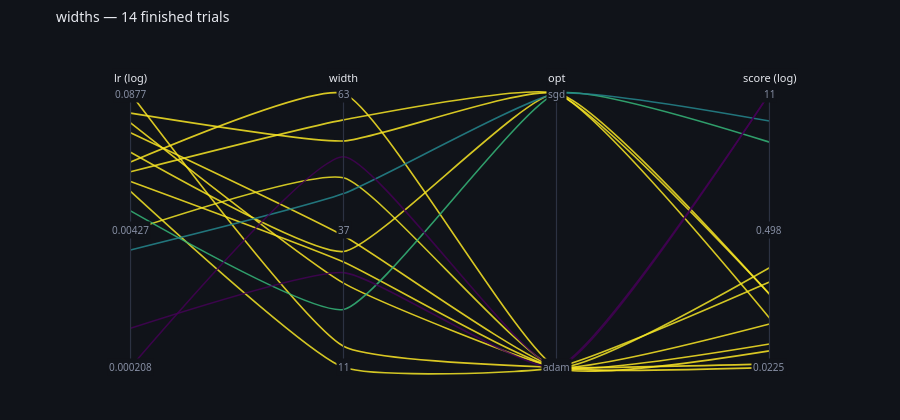

This figure's notebook cell:
### Markdown cell above
## Parallel coordinates

Every finished trial is a **curve** across the knobs, coloured by its score. It
is the one picture that shows a *region* of the space rather than one knob at a
time — where the good curves bunch together is where to look next.

Drawn by hand out of splines rather than with plotly's `Parcoords`, which only
draws straight segments. What that costs is `Parcoords`' brushing; what it buys
is that a trial reads as one continuous thing instead of a zigzag, which is
what makes a bundle visible as a bundle.

A curve here claims nothing: a point exists only where it crosses an axis, and
it crosses at the value it has. The axis for a knob whose values span more than
fifty-fold is drawn in log, which is how it was almost certainly searched.

`goal` decides which end of the colour scale is good, and it is a parameter
rather than a guess: getting it backwards is the quietest lie a figure can
tell — everything is drawn, nothing raises, and the region you read as
promising is the one to stay away from.

### Code cell
coordinates(store, space, study=STUDY, goal="min")

### Figure 1 — Plotly figure (JSON) as saved in the notebook; plotly's stock layout.template omitted (floating-point values rounded to 4 significant figures)
{"data": [{"hovertemplate": "<b>trial 17</b><br>lr 0.0459<br>width 27<br>opt adam<br>score 0.02251<extra></extra>", "line": {"color": "rgb(253, 231, 37)", "shape": "spline", "smoothing": 0.45, "width": 1.6}, "mode": "lines", "opacity": 0.85, "showlegend": false, "type": "scatter", "x": [0, 1, 2, 3], "y": [0.8929, 0.3077, 0.0, 0.0]}, {"hovertemplate": "<b>trial 1</b><br>lr 0.0877<br>width 15<br>opt adam<br>score 0.02434<extra></extra>", "line": {"color": "rgb(253, 231, 37)", "shape": "spline", "smoothing": 0.45, "width": 1.6}, "mode": "lines", "opacity": 0.85, "showlegend": false, "type": "scatter", "x": [0, 1, 2, 3], "y": [1.0, 0.07692, 0.0, 0.01264]}, {"hovertemplate": "<b>trial 22</b><br>lr 0.0193<br>width 63<br>opt adam<br>score 0.0327<extra></extra>", "line": {"color": "rgb(252, 231, 37)", "shape": "spline", "smoothing": 0.45, "width": 1.6}, "mode": "lines", "opacity": 0.85, "showlegend": false, "type": "scatter", "x": [0, 1, 2, 3], "y": [0.75, 1.0, 0.0, 0.06031]}, {"hovertemplate": "<b>trial 6</b><br>lr 0.037<br>width 36<br>opt adam<br>score 0.03822<extra></extra>", "line": {"color": "rgb(252, 231, 37)", "shape": "spline", "smoothing": 0.45, "width": 1.6}, "mode": "lines", "opacity": 0.85, "showlegend": false, "type": "scatter", "x": [0, 1, 2, 3], "y": [0.8571, 0.4808, 0.0, 0.08548]}, {"hovertemplate": "<b>trial 29</b><br>lr 0.0126<br>width 31<br>opt adam<br>score 0.0599<extra></extra>", "line": {"color": "rgb(251, 231, 37)", "shape": "spline", "smoothing": 0.45, "width": 1.6}, "mode": "lines", "opacity": 0.85, "showlegend": false, "type": "scatter", "x": [0, 1, 2, 3], "y": [0.6786, 0.3846, 0.0, 0.158]}, {"hovertemplate": "<b>trial 14</b><br>lr 0.0569<br>width 54<br>opt sgd<br>score 0.06884<extra></extra>", "line": {"color": "rgb(250, 231, 37)", "shape": "spline", "smoothing": 0.45, "width": 1.6}, "mode": "lines", "opacity": 0.85, "showlegend": false, "type": "scatter", "x": [0, 1, 2, 3], "y": [0.9286, 0.8269, 1.0, 0.1805]}, {"hovertemplate": "<b>trial 9</b><br>lr 0.024<br>width 33<br>opt sgd<br>score 0.118<extra></extra>", "line": {"color": "rgb(247, 230, 37)", "shape": "spline", "smoothing": 0.45, "width": 1.6}, "mode": "lines", "opacity": 0.85, "showlegend": false, "type": "scatter", "x": [0, 1, 2, 3], "y": [0.7857, 0.4231, 1.0, 0.2674]}, {"hovertemplate": "<b>trial 2</b><br>lr 0.0156<br>width 58<br>opt sgd<br>score 0.1185<extra></extra>", "line": {"color": "rgb(247, 230, 37)", "shape": "spline", "smoothing": 0.45, "width": 1.6}, "mode": "lines", "opacity": 0.85, "showlegend": false, "type": "scatter", "x": [0, 1, 2, 3], "y": [0.7143, 0.9038, 1.0, 0.2681]}, {"hovertemplate": "<b>trial 13</b><br>lr 0.0101<br>width 11<br>opt adam<br>score 0.1551<extra></extra>", "line": {"color": "rgb(245, 230, 38)", "shape": "spline", "smoothing": 0.45, "width": 1.6}, "mode": "lines", "opacity": 0.85, "showlegend": false, "type": "scatter", "x": [0, 1, 2, 3], "y": [0.6429, 0.0, 0.0, 0.3116]}, {"hovertemplate": "<b>trial 10</b><br>lr 0.00427<br>width 47<br>opt adam<br>score 0.2146<extra></extra>", "line": {"color": "rgb(242, 230, 38)", "shape": "spline", "smoothing": 0.45, "width": 1.6}, "mode": "lines", "opacity": 0.85, "showlegend": false, "type": "scatter", "x": [0, 1, 2, 3], "y": [0.5, 0.6923, 0.0, 0.3641]}, {"hovertemplate": "<b>trial 5</b><br>lr 0.00657<br>width 22<br>opt sgd<br>score 3.678<extra></extra>", "line": {"color": "rgb(54, 183, 121)", "shape": "spline", "smoothing": 0.45, "width": 1.6}, "mode": "lines", "opacity": 0.85, "showlegend": false, "type": "scatter", "x": [0, 1, 2, 3], "y": [0.5714, 0.2115, 1.0, 0.8227]}, {"hovertemplate": "<b>trial 0</b><br>lr 0.00277<br>width 44<br>opt sgd<br>score 5.924<extra></extra>", "line": {"color": "rgb(37, 135, 141)", "shape": "spline", "smoothing": 0.45, "width": 1.6}, "mode": "lines", "opacity": 0.85, "showlegend": false, "type": "scatter", "x": [0, 1, 2, 3], "y": [0.4286, 0.6346, 1.0, 0.8997]}, {"hovertemplate": "<b>trial 3</b><br>lr 0.000493<br>width 29<br>opt adam<br>score 10.98<extra></extra>", "line": {"color": "rgb(68, 3, 85)", "shape": "spline", "smoothing": 0.45, "width": 1.6}, "mode": "lines", "opacity": 0.85, "showlegend": false, "type": "scatter", "x": [0, 1, 2, 3], "y": [0.1429, 0.3462, 0.0, 0.9993]}, {"hovertemplate": "<b>trial 4</b><br>lr 0.000208<br>width 51<br>opt adam<br>score 11.03<extra></extra>", "line": {"color": "rgb(68, 1, 84)", "shape": "spline", "smoothing": 0.45, "width": 1.6}, "mode": "lines", "opacity": 0.85, "showlegend": false, "type": "scatter", "x": [0, 1, 2, 3], "y": [0.0, 0.7692, 0.0, 1.0]}], "layout": {"annotations": [{"bgcolor": "#101319", "font": {"color": "#e7e9ef", "family": "system-ui, -apple-system, Segoe UI, Roboto, sans-serif", "size": 11}, "showarrow": false, "text": "lr (log)", "x": 0, "xanchor": "center", "xref": "x", "y": 1.06, "yanchor": "middle", "yref": "y"}, {"bgcolor": "#101319", "font": {"color": "#868ea3", "family": "system-ui, -apple-system, Segoe UI, Roboto, sans-serif", "size": 10}, "showarrow": false, "text": "0.000208", "x": 0, "xanchor": "center", "xref": "x", "y": 0.0, "yanchor": "middle", "yref": "y"}, {"bgcolor": "#101319", "font": {"color": "#868ea3", "family": "system-ui, -apple-system, Segoe UI, Roboto, sans-serif", "size": 10}, "showarrow": false, "text": "0.00427", "x": 0, "xanchor": "center", "xref": "x", "y": 0.5, "yanchor": "middle", "yref": "y"}, {"bgcolor": "#101319", "font": {"color": "#868ea3", "family": "system-ui, -apple-system, Segoe UI, Roboto, sans-serif", "size": 10}, "showarrow": false, "text": "0.0877", "x": 0, "xanchor": "center", "xref": "x", "y": 1.0, "yanchor": "middle", "yref": "y"}, {"bgcolor": "#101319", "font": {"color": "#e7e9ef", "family": "system-ui, -apple-system, Segoe UI, Roboto, sans-serif", "size": 11}, "showarrow": false, "text": "width", "x": 1, "xanchor": "center", "xref": "x", "y": 1.06, "yanchor": "middle", "yref": "y"}, {"bgcolor": "#101319", "font": {"color": "#868ea3", "family": "system-ui, -apple-system, Segoe UI, Roboto, sans-serif", "size": 10}, "showarrow": false, "text": "11", "x": 1, "xanchor": "center", "xref": "x", "y": 0.0, "yanchor": "middle", "yref": "y"}, {"bgcolor": "#101319", "font": {"color": "#868ea3", "family": "system-ui, -apple-system, Segoe UI, Roboto, sans-serif", "size": 10}, "showarrow": false, "text": "37", "x": 1, "xanchor": "center", "xref": "x", "y": 0.5, "yanchor": "middle", "yref": "y"}, {"bgcolor": "#101319", "font": {"color": "#868ea3", "family": "system-ui, -apple-system, Segoe UI, Roboto, sans-serif", "size": 10}, "showarrow": false, "text": "63", "x": 1, "xanchor": "center", "xref": "x", "y": 1.0, "yanchor": "middle", "yref": "y"}, {"bgcolor": "#101319", "font": {"color": "#e7e9ef", "family": "system-ui, -apple-system, Segoe UI, Roboto, sans-serif", "size": 11}, "showarrow": false, "text": "opt", "x": 2, "xanchor": "center", "xref": "x", "y": 1.06, "yanchor": "middle", "yref": "y"}, {"bgcolor": "#101319", "font": {"color": "#868ea3", "family": "system-ui, -apple-system, Segoe UI, Roboto, sans-serif", "size": 10}, "showarrow": false, "text": "adam", "x": 2, "xanchor": "center", "xref": "x", "y": 0.0, "yanchor": "middle", "yref": "y"}, {"bgcolor": "#101319", "font": {"color": "#868ea3", "family": "system-ui, -apple-system, Segoe UI, Roboto, sans-serif", "size": 10}, "showarrow": false, "text": "sgd", "x": 2, "xanchor": "center", "xref": "x", "y": 1.0, "yanchor": "middle", "yref": "y"}, {"bgcolor": "#101319", "font": {"color": "#e7e9ef", "family": "system-ui, -apple-system, Segoe UI, Roboto, sans-serif", "size": 11}, "showarrow": false, "text": "score (log)", "x": 3, "xanchor": "center", "xref": "x", "y": 1.06, "yanchor": "middle", "yref": "y"}, {"bgcolor": "#101319", "font": {"color": "#868ea3", "family": "system-ui, -apple-system, Segoe UI, Roboto, sans-serif", "size": 10}, "showarrow": false, "text": "0.0225", "x": 3, "xanchor": "center", "xref": "x", "y": 0.0, "yanchor": "middle", "yref": "y"}, {"bgcolor": "#101319", "font": {"color": "#868ea3", "family": "system-ui, -apple-system, Segoe UI, Roboto, sans-serif", "size": 10}, "showarrow": false, "text": "0.498", "x": 3, "xanchor": "center", "xref": "x", "y": 0.5, "yanchor": "middle", "yref": "y"}, {"bgcolor": "#101319", "font": {"color": "#868ea3", "family": "system-ui, -apple-system, Segoe UI, Roboto, sans-serif", "size": 10}, "showarrow": false, "text": "11", "x": 3, "xanchor": "center", "xref": "x", "y": 1.0, "yanchor": "middle", "yref": "y"}], "font": {"color": "#e7e9ef", "family": "system-ui, -apple-system, Segoe UI, Roboto, sans-serif", "size": 12}, "height": 420, "hoverlabel": {"align": "left", "bgcolor": "#1a1e28", "bordercolor": "#2c3242", "font": {"color": "#e7e9ef", "family": "system-ui, -apple-system, Segoe UI, Roboto, sans-serif"}}, "legend": {"bgcolor": "rgba(0,0,0,0)", "font": {"color": "#868ea3"}, "orientation": "h", "x": 1, "xanchor": "right", "y": 1.02, "yanchor": "bottom"}, "margin": {"b": 28, "l": 56, "r": 56, "t": 58}, "paper_bgcolor": "#101319", "plot_bgcolor": "#101319", "shapes": [{"line": {"color": "#2c3242", "width": 1.2}, "type": "line", "x0": 0, "x1": 0, "xref": "x", "y0": 0.0, "y1": 1.0, "yref": "y"}, {"line": {"color": "#2c3242", "width": 1.2}, "type": "line", "x0": 1, "x1": 1, "xref": "x", "y0": 0.0, "y1": 1.0, "yref": "y"}, {"line": {"color": "#2c3242", "width": 1.2}, "type": "line", "x0": 2, "x1": 2, "xref": "x", "y0": 0.0, "y1": 1.0, "yref": "y"}, {"line": {"color": "#2c3242", "width": 1.2}, "type": "line", "x0": 3, "x1": 3, "xref": "x", "y0": 0.0, "y1": 1.0, "yref": "y"}], "showlegend": false, "title": {"font": {"size": 14}, "text": "widths — 14 finished trials", "x": 0, "xanchor": "left", "xref": "paper", "y": 0.97, "yanchor": "top"}, "xaxis": {"range": [-0.35, 3.35], "visible": false}, "yaxis": {"range": [-0.09, 1.13], "visible": false}}}
